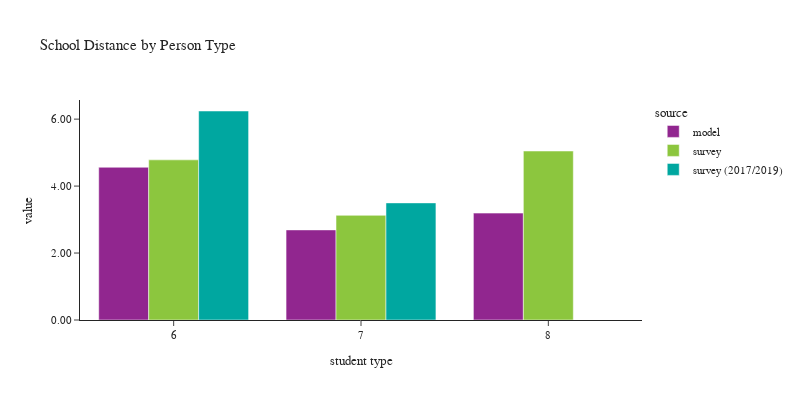

Notebook code for this chart:
### Code cell
plot_school_location(df_students[df_students['pptyp'].isin([6,7,8])], 
                     'pptyp', 'Person Type', 'student type')

### Figure 1 — Plotly figure (JSON) as saved in the notebook; plotly's stock layout.template omitted (floating-point values rounded to 4 significant figures)
{"data": [{"alignmentgroup": "True", "customdata": [[127562], [534381], [49634]], "hovertemplate": "source=model<br>pptyp=%{x}<br>value=%{y}<br>sample count=%{customdata[0]}<extra></extra>", "legendgroup": "model", "marker": {"color": "#91268F", "pattern": {"shape": ""}}, "name": "model", "offsetgroup": "model", "orientation": "v", "showlegend": true, "textposition": "auto", "type": "bar", "x": [6, 7, 8], "xaxis": "x", "y": [4.562, 2.691, 3.193], "yaxis": "y"}, {"alignmentgroup": "True", "customdata": [[48], [515], [132]], "hovertemplate": "source=survey<br>pptyp=%{x}<br>value=%{y}<br>sample count=%{customdata[0]}<extra></extra>", "legendgroup": "survey", "marker": {"color": "#8CC63E", "pattern": {"shape": ""}}, "name": "survey", "offsetgroup": "survey", "orientation": "v", "showlegend": true, "textposition": "auto", "type": "bar", "x": [6, 7, 8], "xaxis": "x", "y": [4.783, 3.126, 5.047], "yaxis": "y"}, {"alignmentgroup": "True", "customdata": [[81], [370]], "hovertemplate": "source=survey (2017/2019)<br>pptyp=%{x}<br>value=%{y}<br>sample count=%{customdata[0]}<extra></extra>", "legendgroup": "survey (2017/2019)", "marker": {"color": "#00A7A0", "pattern": {"shape": ""}}, "name": "survey (2017/2019)", "offsetgroup": "survey (2017/2019)", "orientation": "v", "showlegend": true, "textposition": "auto", "type": "bar", "x": [6, 7], "xaxis": "x", "y": [6.243, 3.498], "yaxis": "y"}], "layout": {"barmode": "group", "font": {"size": 11}, "height": 400, "legend": {"title": {"text": "source"}, "tracegroupgap": 0}, "title": {"text": "School Distance by Person Type"}, "width": 800, "xaxis": {"anchor": "y", "domain": [0.0, 1.0], "title": {"text": "student type"}}, "yaxis": {"anchor": "x", "domain": [0.0, 1.0], "tickformat": ".2f", "title": {"text": "value"}}}}
